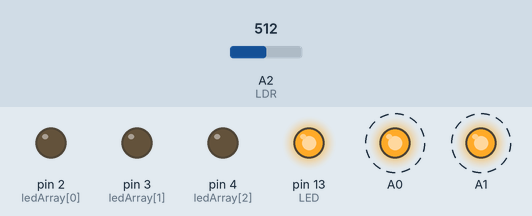
Simulated run of this sketch. Board: Arduino Uno, built with avr-gcc and run on an emulated ATmega328P. On the bench: output pins drawn as LEDs (lit = HIGH). Dashed ring = blinking. The test bench sets the inputs (shaded band); at power-on: A2 (LDR) = 512. What the sketch prints to the serial monitor is not drawn.

Above: at 17.93 s.
Timing chart, 0 to 20.8 s (numbered marks = the images above):
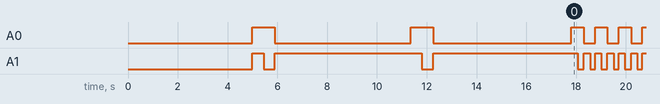

The sketch:

sketch_nov04a.ino
```cpp
#define RGBWait 200 //in milliseconds

// Define time delay before taking another LDR reading
#define LDRWait 10 //in milliseconds
#define LDR 2   //LDR sensor pin at A0
#define LED 13  //Check Indicator to signal Calibration Completed

// Define colour sensor LED pins
int ledArray[] = {2,3,4};

//placeholders for colour detected
int red = 0;
int green = 0;
int blue = 0;

//floats to hold colour arrays
float colourArray[] = {0,0,0};
float whiteArray[] = {0,0,0};
float blackArray[] = {0,0,0};
float greyDiff[] = {0,0,0};

char colourStr[3][5] = {"R = ", "G = ", "B = "};

void setup(){
  //setup the outputs for the colour sensor
  for(int c = 0;c<=2;c++){
    pinMode(ledArray[c],OUTPUT);
  }
  pinMode(LED,OUTPUT);   //Check Indicator -- OFF during Calibration

  //begin serial communication
  Serial.begin(9600);

  setBalance();  //calibration
  digitalWrite(LED, HIGH); //Check Indicator -- ON after Calibration
}

void loop(){

    analogWrite(A0,255);
  analogWrite(A1,255); //red
  delay(200);
  colourArray[0] = getAvgReading(5);
    analogWrite(A0,255);
  analogWrite(A1,0); //green
  delay(200);
  colourArray[1] = getAvgReading(5);
      analogWrite(A0,0);
  analogWrite(A1,255); //blue
  delay(200);
  colourArray[2] = getAvgReading(5);
  for (int c = 0; c <= 2; c++) {
  Serial.print(colourStr[c]);
  colourArray[c] = (colourArray[c] - blackArray[c])/(greyDiff[c])*255;
 Serial.println(int(colourArray[c]));//show the value for the current colour LED, which corresponds to either the R, G or B of the RGB code
  }
  analogWrite(A0,0);
  analogWrite(A1,0); //red
  delay(200);
//turn on one colour at a time and LDR reads 5 times
  /*for(int c = 0;c<=2;c++){
    Serial.print(colourStr[c]);
    digitalWrite(ledArray[c],HIGH); //turn ON the LED, red, green or blue, one colour at a time.
    delay(RGBWait);*/
//get the average of 5 consecutive readings for the current colour and return an average
    //colourArray[c] = getAvgReading(5);
//the average reading returned minus the lowest value divided by the maximum possible range, multiplied by 255 will give a value between 0-255, representing the value for the current reflectivity (i.e. the colour LDR is exposed to)

}


void setBalance(){
//set white balance
  Serial.println("Put White Sample For Calibration ...");
  delay(5000);           //delay for five seconds for getting sample ready


  //digitalWrite(LED,LOW); //Check Indicator OFF during Calibration
//scan the white sample.
//go through one colour at a time, set the maximum reading for each colour -- red, green and blue to the white array
  //for(int i = 0;i<=2;i++){
    analogWrite(A0,255);
  analogWrite(A1,255); //red
  delay(200);
  whiteArray[0] = getAvgReading(5);
  delay(RGBWait);
analogWrite(A0,255);
  analogWrite(A1,0); //green
  delay(200);
  whiteArray[1] = getAvgReading(5);
  delay(RGBWait);
  analogWrite(A0,0);
  analogWrite(A1,255); //blue
  delay(200);
  whiteArray[2] = getAvgReading(5);
  delay(RGBWait);
//done scanning white, time for the black sample.
//set black balance
  Serial.println("Put Black Sample For Calibration ...");
  delay(5000);     //delay for five seconds for getting sample ready

//go through one colour at a time, set the minimum reading for red, green and blue to the black array
analogWrite(A0,255);
  analogWrite(A1,255); //red
  delay(200);
  blackArray[0] = getAvgReading(5);
  delay(RGBWait);
analogWrite(A0,255);
  analogWrite(A1,0); //green
  delay(200);
  blackArray[1] = getAvgReading(5);
  delay(RGBWait);
  analogWrite(A0,0);
  analogWrite(A1,255); //blue
  delay(200);
  blackArray[2] = getAvgReading(5);
  delay(RGBWait);
//the differnce between the maximum and the minimum gives the range
for (int i = 0; i <=2; i++) {
  greyDiff[i] = whiteArray[i] - blackArray[i];
}

//delay another 5 seconds for getting ready colour objects
  Serial.println("Colour Sensor Is Ready.");
  delay(5000);
  print_calibration();
  }

void print_calibration() //print the maximum, least possible value and range of value for each led to the serial monitor
{
  for (int i = 0; i < 3; i += 1)
  {
     Serial.print("whiteArray: ");
     Serial.print(whiteArray[i]);
     Serial.print(" blackArray: ");
     Serial.print(blackArray[i]);
     Serial.print(" greyDiff: ");
     Serial.println(greyDiff[i]);

  }
}

int getAvgReading(int times){
//find the average reading for the requested number of times of scanning LDR
  int reading;
  int total =0;
//take the reading as many times as requested and add them up
  for(int i = 0;i < times;i++){
     reading = analogRead(LDR);
     total = reading + total;
     delay(LDRWait);
  }
//calculate the average and return it
  return total/times;
}
```

Measured:
- by itself, A0: goes LOW 5.5 s, HIGH 0.90 s, LOW 5.6 s, 23 × (HIGH 0.50 s, LOW 0.45 s), then HIGH
- by itself, A1: HIGH → LOW at 5.5 s, → HIGH 0.45 s later, → LOW 5.9 s later, → HIGH 0.45 s later, … (97 changes in this stretch)
- by itself, everything shown: repeats every 0.95 s, in 4 steps
